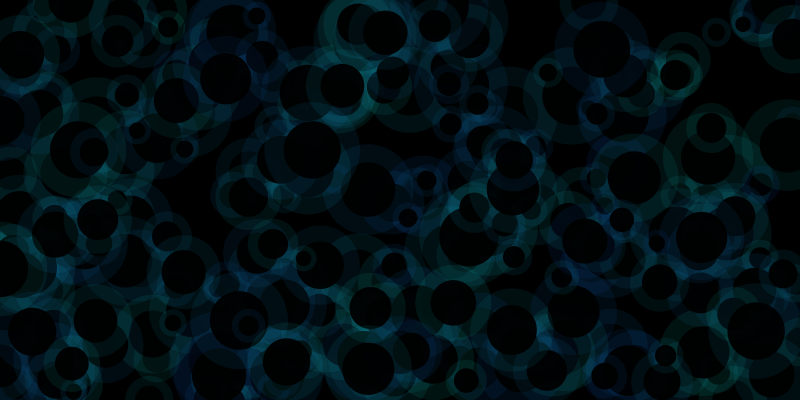
Frame 1 (no input)
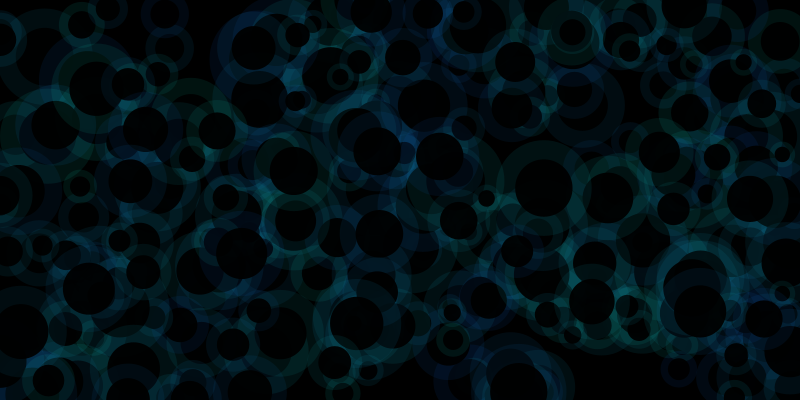
Frame 60 (the mouse pressed at the canvas centre just before this capture)
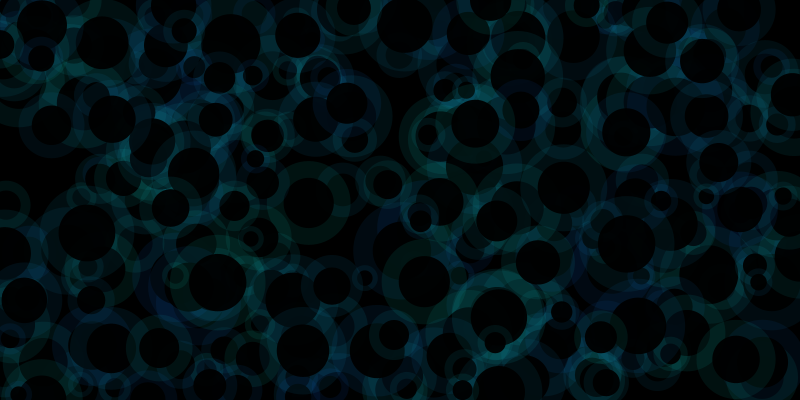
Frame 120 (the mouse held since frame 60 and released just before this capture)

The Processing sketch that drew these frames (run headless with seeded random() and noise(); from frame 60 on, the mouse is pressed at the canvas centre):

// Processing sketch: processing_134120
// ── processing_134120.pde

// crashCourse processing by Corneel Cannaerts 2014
// arraylist, classes & tabs

// just like an array an ArrayList can store a number of variables
// the advantage of an ArrayList is thta it does not have a fixed length
// see reference for more info:http://www.processing.org/reference/ArrayList.html

// classes gropup a number of variables and functions
// they like a blue-print for objects
// see reference for more info: http://www.processing.org/reference/class.html

// if the code becomes to long its is a godd practice to split it in different tabs
// click the trangle to add, rename, remove or navigate through tabs

// flags <> can used to specify a datatype for the arraylist in this case Ball
ArrayList<Ball> balls;

void setup() {
  background(0);
  size(800, 400);
  noStroke();
  // initialize arraylist with new ArrayList()
  balls = new ArrayList();
  //use .add() to add variable to the arraylist
  for (int i=0; i<300; i++) {
    Ball temp = new Ball(random(width), random(height), random(20, 80), random(-15, 15), random(-15, 15));
    balls.add(temp);
  }
}

void draw() {
  background(0);
  fill(0, 5);
  rect(0, 0, width, height);
  // if you use flags, you can use this sytax to loop trough all variables in an ArrayList()
  for (Ball b: balls) {
    b.update();
  }
}



class Ball {
  float x;
  float y;
  float r;
  float speedX;
  float speedY;

  Ball(float _x, float _y, float _r, float _speedX, float _speedY) {
    x = _x;
    y = _y;
    r = _r;
    speedX = _speedX;
    speedY = _speedY;
  }
  void render() {
    fill(10,random(100,240),random(200,240),20);
    ellipse(x, y, r*1.25, r*1.25);
    fill(0,240);
    ellipse(x, y, r*0.75, r*0.75);
  }
  void update() {
    move();
    bounce();
    render();
  }
  void move() {
    x = x + speedX;
    y = y + speedY;
  }
  void bounce() {
    if (x > width) {
      speedX = -speedX; 
      x = width;
    }
    if (x < 0) {
      speedX = -speedX;
      x = 0;
    }
    if (y > height) {
      speedY = -speedY;
      y = height;
    }
    if (y < 0) {
      speedY = -speedY;
      y=0;
    }
  }
}
